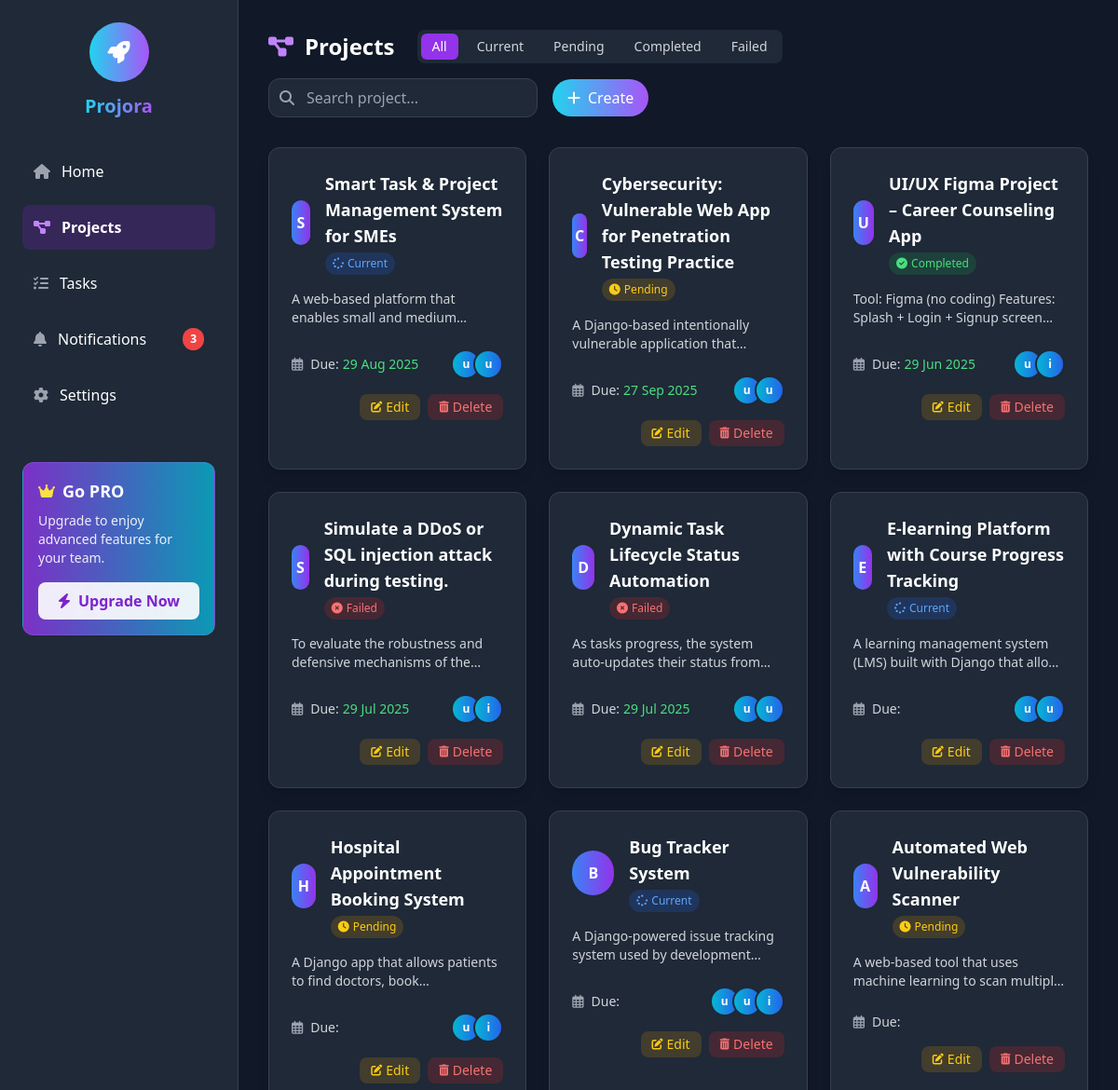
Before: /project/project/ (signed in, upper part) with the older database file.
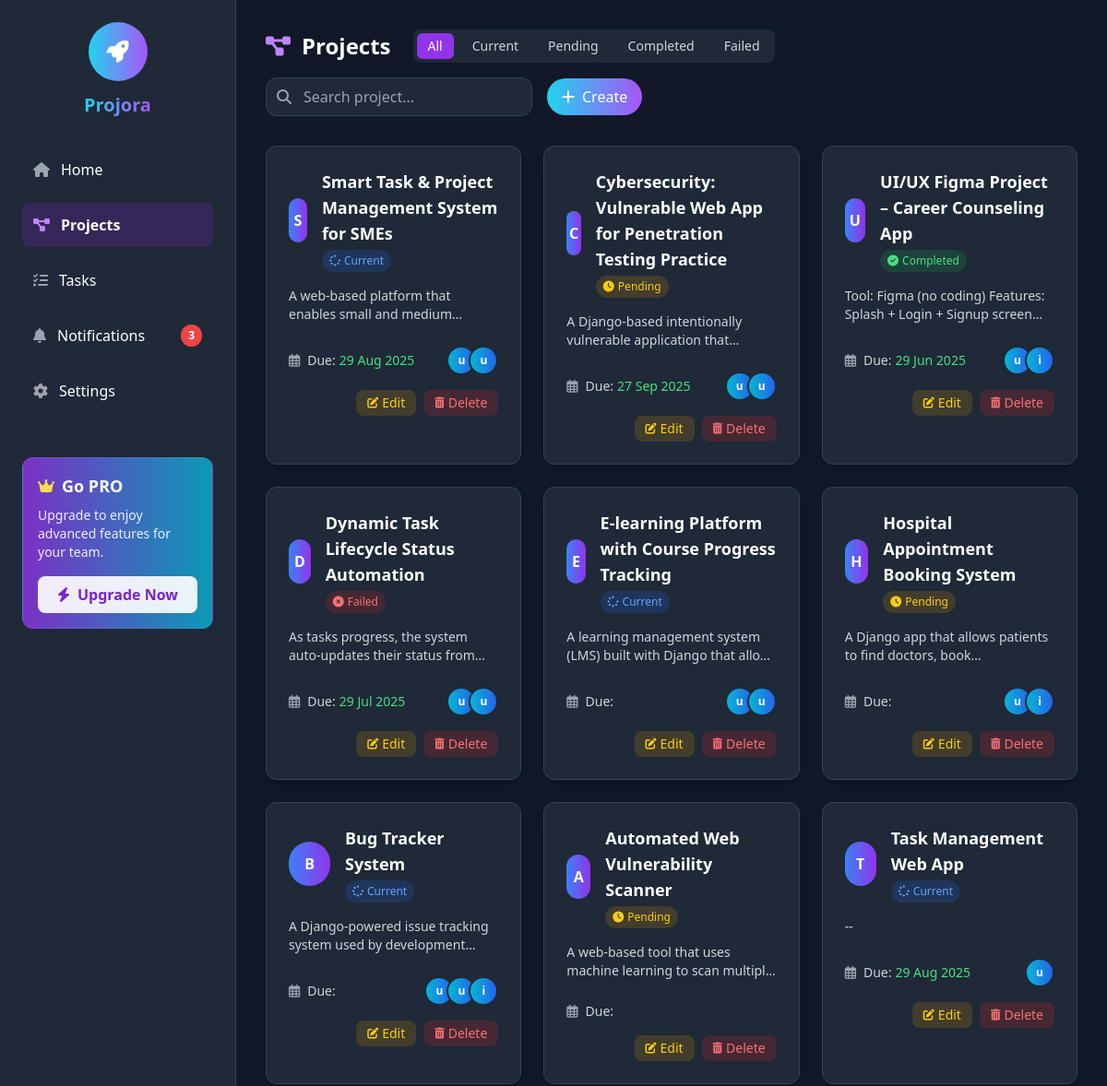
After: the same page with the newer database file.
### project/models.py (models this page shows, shortened)
class Project(models.Model):
    STATUS_CHOICES = [
        ('pending', 'Pending'),
        ('current', 'Current'),
        ('completed', 'Completed'),
        ('failed', 'Failed'),
    ]
    title = models.CharField(max_length=200)
    description = models.TextField(blank=True, null=True)
    status = models.CharField(max_length=20, choices=STATUS_CHOICES, default='pending')
    start_date = models.DateField(null=True, blank=True)
    end_date = models.DateField(null=True, blank=True)
    due_date = models.DateField(null=True, blank=True)
    created_by = models.ForeignKey(settings.AUTH_USER_MODEL, on_delete=models.SET_NULL, null=True, blank=True, related_name='created_projects')
    assigned_users = models.ManyToManyField(
        settings.AUTH_USER_MODEL,
        blank=True,
        related_name='project_assigned_users'  # ✅ Unique related name
    )

### users/models.py (models this page shows, shortened)
class CustomUser(AbstractUser):
    user_id = models.AutoField(primary_key=True)
    preference_field_1 = models.CharField(max_length=100, blank=True, null=True)
    preference_field_2 = models.CharField(max_length=100, blank=True, null=True)
    created_at = models.DateTimeField(auto_now_add=True)
    updated_at = models.DateTimeField(auto_now=True)
    email = models.EmailField(unique=True)
    notifications_enabled = models.BooleanField(default=True)
    expertise = models.CharField(max_length=255, blank=True, null=True)
    ROLE_CHOICES = (
        ('admin', 'Admin'),
        ('manager', 'Project Manager'),
        ('user', 'User'),
    )
    role = models.CharField(max_length=20, choices=ROLE_CHOICES, default='user')
    USERNAME_FIELD = 'username'
    REQUIRED_FIELDS = ['email']
    objects = CustomUserManager()

### project/views.py (the view)
# urls.py: path('project/', views.project_list, name='project_list'),
@login_required
def project_list(request):
    update_expired_projects()
    update_pending_projects()
    status_filter = request.GET.get('status')
    if status_filter in ['pending', 'current', 'completed', 'failed']:
        projects = Project.objects.filter(status=status_filter)
    else:
        projects = Project.objects.all()
    return render(request, 'project/project_tab.html', {'projects': projects})

### project/utils.py (called while the page is built)
def update_expired_projects():
    today = timezone.now().date()
    expired_projects = Project.objects.filter(end_date__lt=today).exclude(status__in=['completed', 'failed'])
    for project in expired_projects:
        project.status = 'failed'
        project.save()

def update_pending_projects():
    today = timezone.now().date()
    projects = Project.objects.filter(start_date__gt=today).exclude(status='pending')
    for project in projects:
        project.status = 'pending'
        project.save()

### users/context_processors.py (called while the page is built)
def user_roles(request):
    user = request.user
    is_admin = False
    if user.is_authenticated:
        user_groups = user.groups.values_list('name', flat=True)
        is_admin = 'Admin' in user_groups
    return {
        'is_admin': is_admin
    }

### project/templates/project/project_tab.html (shortened to what the changed rows need)
{% load static %}
<!DOCTYPE html>
<html lang="en">
<head>
  <script src="https://cdn.tailwindcss.com"></script>
  <link rel="stylesheet" href="https://cdnjs.cloudflare.com/ajax/libs/font-awesome/6.4.0/css/all.min.css">
  <link rel="stylesheet" href="{% static 'css/project_tab.css' %}">
</head>
<body class="bg-gray-900 text-white font-sans">
<div class="flex h-screen">
  <aside class="bg-gray-800 text-white w-64 p-6 flex flex-col justify-between border-r border-gray-700">
    <div>
      <div class="mb-8 flex flex-col items-center">
        <h1 class="text-xl font-bold bg-gradient-to-r from-cyan-400 to-purple-500 text-transparent bg-clip-text">Projora</h1>
      </div>
    </div>
  </aside>
  <div class="flex-1 p-8 overflow-y-auto">
    <div class="flex justify-between items-center mb-8 flex-wrap gap-4">
      <div class="flex items-center space-x-6">
        <h1 class="text-2xl font-bold flex items-center">
          <i class="fas fa-project-diagram mr-3 text-purple-400"></i>
          Projects
        </h1>
      </div>
    </div>
    <div class="grid grid-cols-1 md:grid-cols-2 lg:grid-cols-3 gap-6">
      {% if projects %}
      {% for project in projects %}
      <div class="bg-gray-800 p-6 rounded-xl shadow-lg hover:shadow-xl border border-gray-700 hover:border-purple-500/30 transition-all duration-300 group">
        <div class="flex items-center mb-4">
          <div class="h-12 w-12 rounded-full bg-gradient-to-r from-blue-500 to-purple-600 flex items-center justify-center text-white font-bold mr-4 group-hover:scale-110 transition-transform">
            {{ project.title|slice:":1" }}
          </div>
          <div>
            <h3 class="font-semibold text-lg">{{ project.title }}</h3>
            <div class="flex items-center mt-1">
              {% if project.status == 'current' %}
                <span class="px-2 py-1 text-xs rounded-full bg-blue-600/20 text-blue-400 flex items-center">
                  <i class="fas fa-spinner fa-pulse mr-1 text-xs"></i> {{ project.get_status_display }}
                </span>
              {% elif project.status == 'pending' %}
                <span class="px-2 py-1 text-xs rounded-full bg-yellow-600/20 text-yellow-400 flex items-center">
                  <i class="fas fa-clock mr-1 text-xs"></i> {{ project.get_status_display }}
                </span>
              {% elif project.status == 'completed' %}
                <span class="px-2 py-1 text-xs rounded-full bg-green-600/20 text-green-400 flex items-center">
                  <i class="fas fa-check-circle mr-1 text-xs"></i> {{ project.get_status_display }}
                </span>
              {% elif project.status == 'failed' %}
                <span class="px-2 py-1 text-xs rounded-full bg-red-600/20 text-red-400 flex items-center">
                  <i class="fas fa-times-circle mr-1 text-xs"></i> {{ project.get_status_display }}
                </span>
              {% endif %}
            </div>
          </div>
        </div>
        <p class="text-sm text-gray-300 mb-6 line-clamp-2">{{ project.description|default:"No description" }}</p>
        <div class="flex items-center justify-between mb-4">
          <div class="flex items-center text-sm">
            <i class="far fa-calendar-alt mr-2 text-gray-400"></i>
            <span class="text-gray-300">Due:</span>
            <span class="ml-1 {% if project.is_overdue %}text-red-400{% else %}text-green-400{% endif %}">{{ project.end_date|date:"d M Y" }}</span>
          </div>
          <div class="flex -space-x-2">
            {% for user in project.assigned_users.all|slice:":5" %}
            <div class="w-8 h-8 rounded-full border-2 border-gray-800 bg-gradient-to-r from-cyan-500 to-blue-600 flex items-center justify-center text-white text-xs font-bold">
              {{ user.username|slice:":1" }}
            </div>
            {% endfor %}
          </div>
        </div>
        <div class="flex justify-end space-x-2 mt-2">
          {% if perms.project.change_project %}
          <a href="{% url 'project:project_edit' project.pk %}" class="flex items-center bg-yellow-600/20 text-yellow-400 px-3 py-1 rounded-lg hover:bg-yellow-600/30 transition-colors text-sm">
            <i class="fas fa-edit mr-1 text-xs"></i>
            Edit
          </a>
          {% endif %}
          {% if perms.project.delete_project %}
          <form action="{% url 'project:project_delete' project.pk %}" method="post" onsubmit="return confirm('Are you sure you want to delete this project?');">
            <button type="submit" class="flex items-center bg-red-600/20 text-red-400 px-3 py-1 rounded-lg hover:bg-red-600/30 transition-colors text-sm">
              <i class="fas fa-trash-alt mr-1 text-xs"></i>
              Delete
            </button>
          </form>
          {% endif %}
        </div>
      </div>
      {% endfor %}
      {% endif %}
    </div>
  </div>
</div>
</body>
</html>

Changed rows visible on the page:
removed Project: title "S", title "Simulate a DDoS or SQL injection attack during testing.", status "Failed", description "To evaluate the robustness and defensive mechanisms of…", end_date "29 Jul 2025", CustomUser (username "u"), CustomUser (username "i")
now on this page (row unchanged): Project: title "T", title "Task Management Web App", status "Current", description "--", end_date "29 Aug 2025", CustomUser (username "u")
